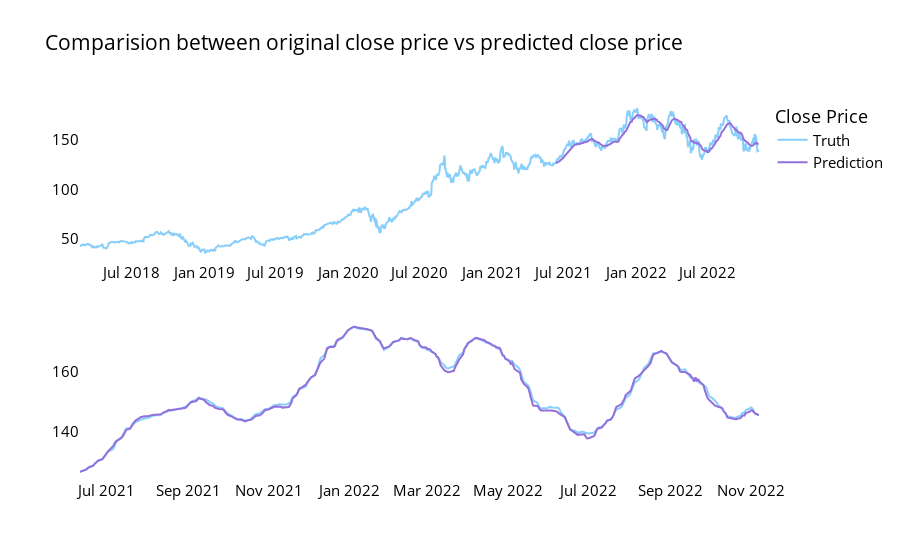

The cell this chart's notebook holds for it:
### Code cell
showChartPredict(df,test_predict)

### Figure 1 — Plotly figure (JSON) as saved in the notebook; plotly's stock layout.template omitted (floating-point values rounded to 4 significant figures; data arrays with more than 128 entries replaced by an {"elided": "..."} marker saying what was removed)
{"data": [{"marker": {"color": "LightSkyBlue"}, "name": "Truth", "type": "scatter", "x": {"elided": "1190 str values"}, "xaxis": "x", "y": {"elided": "1190 float values"}, "yaxis": "y"}, {"marker": {"color": "MediumPurple"}, "name": "Prediction", "type": "scatter", "x": {"elided": "356 str values"}, "xaxis": "x", "y": {"elided": "356 float values"}, "yaxis": "y"}, {"marker": {"color": "LightSkyBlue"}, "name": "Truth", "showlegend": false, "type": "scatter", "x": {"elided": "356 str values"}, "xaxis": "x2", "y": {"elided": "356 float values"}, "yaxis": "y2"}, {"marker": {"color": "MediumPurple"}, "name": "Prediction", "showlegend": false, "type": "scatter", "x": {"elided": "356 str values"}, "xaxis": "x2", "y": {"elided": "356 float values"}, "yaxis": "y2"}], "layout": {"font": {"color": "black", "size": 15}, "legend": {"title": {"text": "Close Price"}}, "plot_bgcolor": "white", "title": {"text": "Comparision between original close price vs predicted close price"}, "xaxis": {"anchor": "y", "domain": [0, 1]}, "xaxis2": {"anchor": "y2", "domain": [0, 1]}, "yaxis": {"anchor": "x", "domain": [0.575, 1]}, "yaxis2": {"anchor": "x2", "domain": [0, 0.425]}}}
